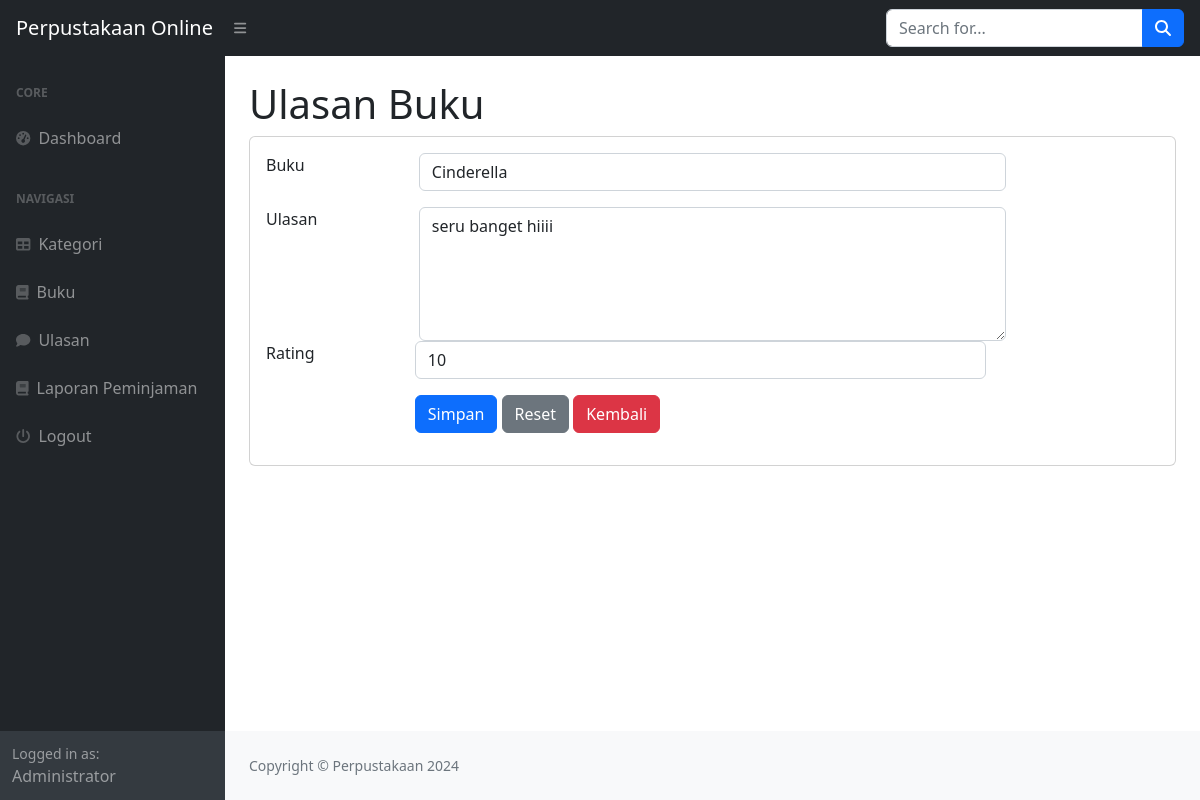
Page /index.php?page=ulasan_ubah&&id=5 (signed in) on the committed database.
### tables this page shows
CREATE TABLE `ulasan` (
  `id_ulasan` int(11) NOT NULL,
  `id_user` int(11) DEFAULT NULL,
  `id_buku` int(11) DEFAULT NULL,
  `ulasan` text DEFAULT NULL,
  `rating` int(11) DEFAULT NULL
);

CREATE TABLE `buku` (
  `id_buku` int(11) NOT NULL,
  `id_kategori` int(11) DEFAULT NULL,
  `judul` varchar(255) DEFAULT NULL,
  `penulis` varchar(255) DEFAULT NULL,
  `penerbit` varchar(255) DEFAULT NULL,
  `tahun_terbit` varchar(255) DEFAULT NULL,
  `deskripsi` text DEFAULT NULL
);

### ulasan_ubah.php (the view, shortened to what this page needs)
<h1 class="mt-4">Ulasan Buku</h1>
<div class="card">
    <div class="card-body">
    <div class="row">
    <div class="col-md-12">
    <form method="post">
    <?php
    $id = $_GET['id'];
        $query = mysqli_query($koneksi, "SELECT*FROM ulasan WHERE id_ulasan=$id");
        $data = mysqli_fetch_array($query);
    ?>
            <div class="row mb-3">
                <div class="col-md-2">Buku</div>
                <div class="col-md-8">
                    <select name="id_buku" class="form-control">
                        <?php
                        $buk = mysqli_query($koneksi, "SELECT*FROM buku");
                        while($buku = mysqli_fetch_array($buk)) {
                            ?>
                            <option <?php if($data['id_buku'] == $buku['id_buku']) echo 'selected'; ?> value="<?php echo $buku['id_buku']; ?>"><?php echo $buku['judul']; ?></option>
                            <?php
                        }
                        ?>
                    </select>
                </div>
            </div>
            <div class="row mb-3">
                <div class="col-md-2">Ulasan</div>
                <div class="col-md-8">
                    <textarea name="ulasan" rows="5" class="form-control"><?php echo $data['ulasan']; ?></textarea>
                </div>
                <div class="row mb-3">
                <div class="col-md-2">Rating</div>
                <div class="col-md-8">
                    <select name="rating" class="form-control">
                        <?php
                            for($i = 1; $i<=10; $i++){
                                ?>
                                <option <?php if($data['rating'] == $i) echo 'selected'; ?>><?php echo $i; ?></option>
                                <?php
                            }
                        ?>
                    </select>
                </div>
            </div>
            <div class="row">
                <div class="col-md-2"></div>
                <div class="col-md-8">
            <button type="submit" class="btn btn-primary" name="submit" value="submit">Simpan</button>
            <button type="reset" class="btn btn-secondary">Reset</button>
                <a href="?page=ulasan" class="btn btn-danger">Kembali</a>
                </div>
            </div>
        </form>
    </div>
</div>
    </div>
</div>

### rows in the picture
ulasan: id_buku "Cinderella", ulasan "seru banget hiiii", rating "10"

### other values in the picture
$_SESSION['user']['nama'] "Administrator"
